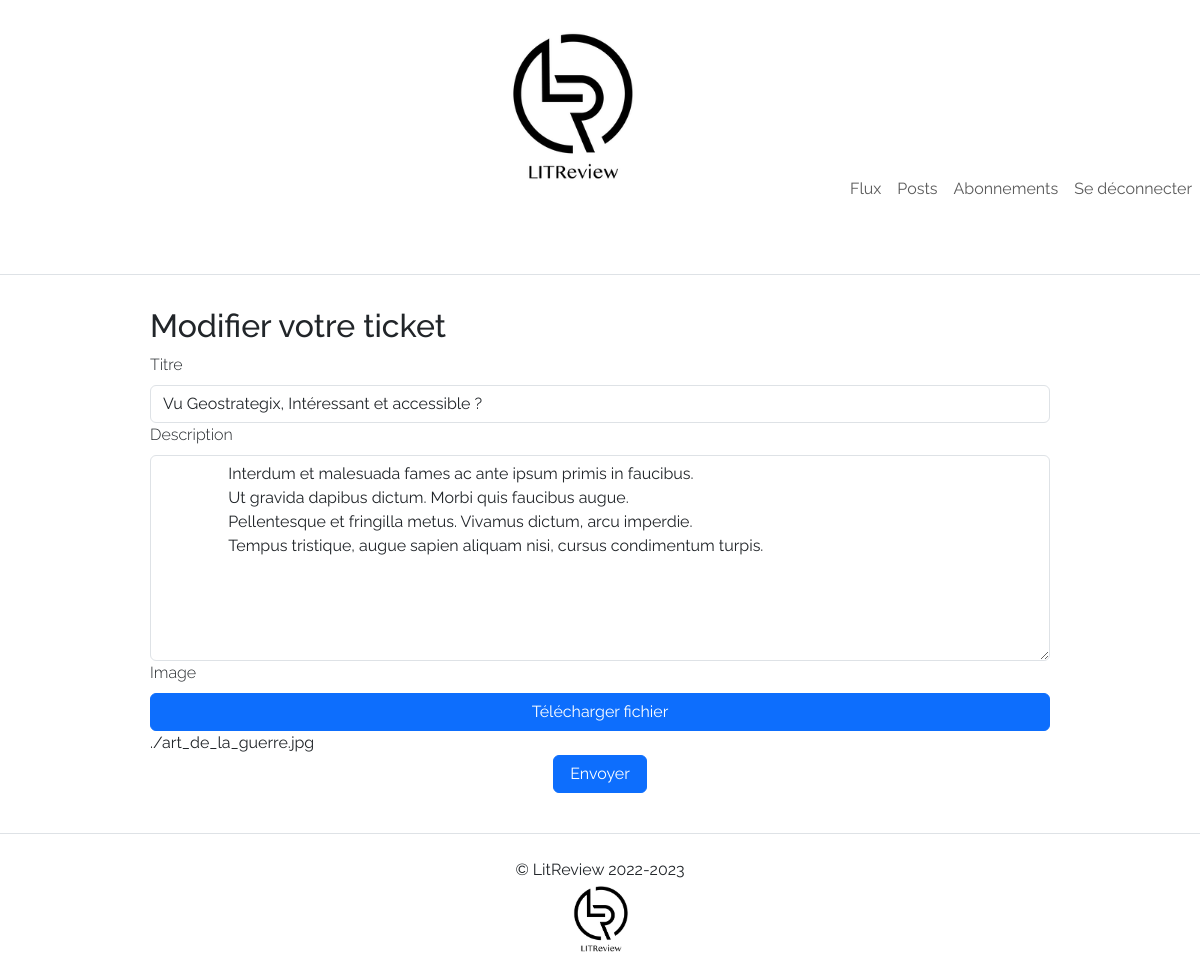
The page /ticket/5/change (signed in) on the database as committed earlier.
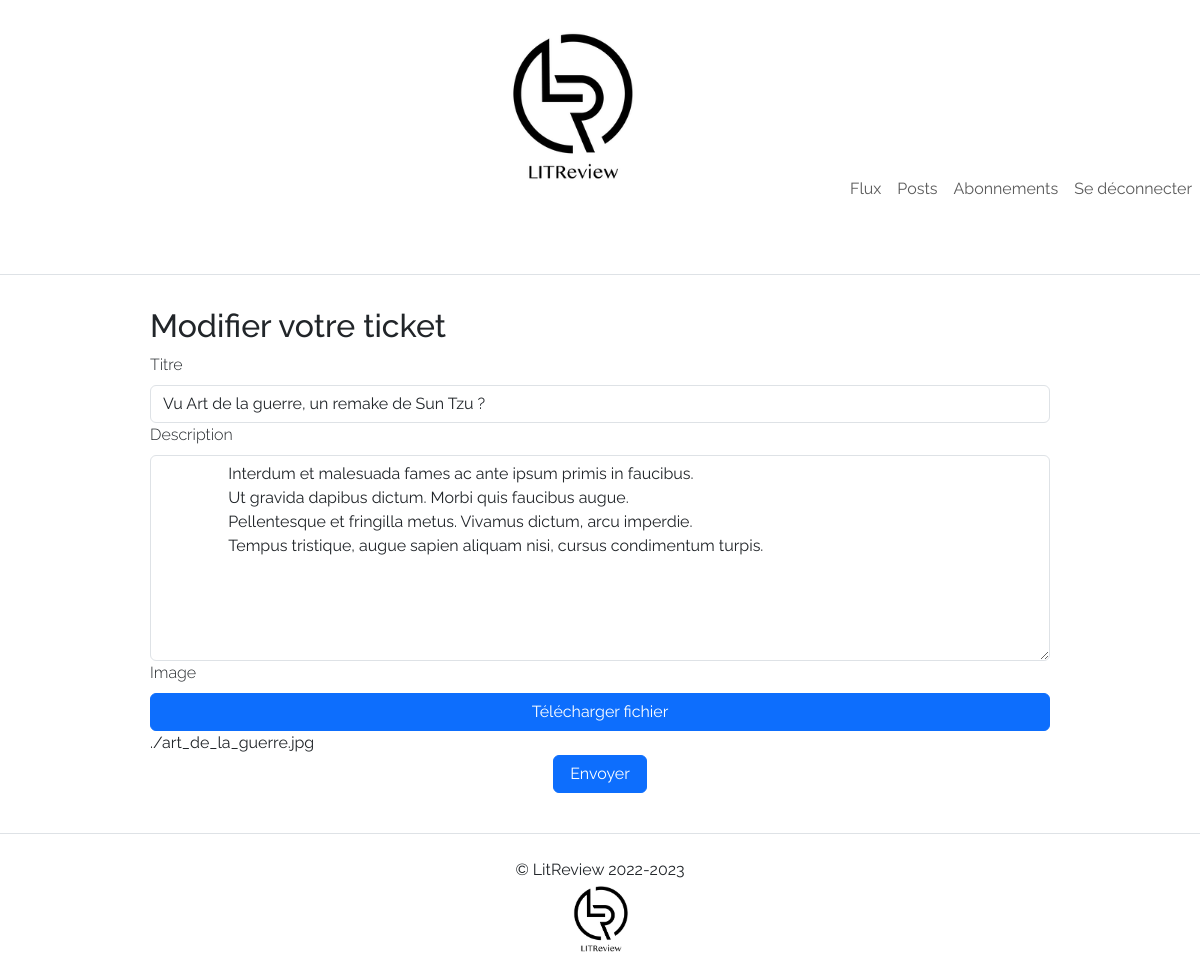
The same page on the database as committed later.
### litreview/models.py (models this page shows, shortened)
class Ticket(models.Model):
    title = models.CharField(max_length=128)
    description = models.TextField(max_length=2048, blank=True)
    user = models.ForeignKey(to=settings.AUTH_USER_MODEL, on_delete=models.CASCADE)
    image = models.ImageField(null=True, blank=True)
    time_created = models.DateTimeField(auto_now_add=True)
    has_been_reviewed = models.BooleanField(default=False)

### litreview/views.py (the view, shortened to what this page needs)
# urls.py: path("ticket/<int:id>/change", litreview.views.change_ticket, name="change_ticket"),
@login_required
def change_ticket(request, id):
    ticket = Ticket.objects.get(id=id)
    ticket_creation_form = forms.TicketCreationForm(instance=ticket)
    return render(request, "litreview/change_ticket.html", context={"ticket": ticket})

### litreview/templates/litreview/change_ticket.html (shortened to what this page needs)
{% extends 'base.html' %}
{% load bootstrap5 %}
{% load static %}
{% block content %}
  <div class="d-flex flex-column align-items-center">
    <div class="py-4 w-75">
        <h2>Modifier votre ticket</h2>
        <form class="form" action="#" method="post" enctype="multipart/form-data">
            {% include "litreview/partials/ticket_edit_form_snippet.html" %}
            <div class="d-flex justify-content-center">
                <button class="btn btn-primary text-decoration-none px-3" type="submit" name="button">Envoyer</button>
            </div>
        </form>
    </div>
</div>
{% endblock content %}

### litreview/templates/litreview/partials/ticket_edit_form_snippet.html (shortened to what this page needs)
{% load bootstrap5 %}
{% load litreview_extras %}
<div class="d-flex flex-column">
    <div class="">
        <label for="title" class="form-label fw-light">Titre</label>
        <input class="form-control text-start" type="text" name="title" value="{{ ticket.title }}">
        <label for="description" class="form-label fw-light">Description</label>
        <textarea class="form-control text-start" name="description" rows="8" cols="80">{{ ticket.description }}</textarea>
        <label for="image" class="form-label fw-light">Image</label>
        <label class="w-100 w-md-25 btn btn-primary" for="btn_img" onclick="update_chosen_file()">Télécharger fichier</label>
        <span id="chosen_file">{{ ticket.image }}</span>
    </div>
</div>

Rows that differ between the two databases and show on the page:
changed Ticket "./art_de_la_guerre.jpg": title "Vu Geostrategix, Intéressant et accessible ?" → "Vu Art de la guerre, un remake de Sun Tzu ?"
